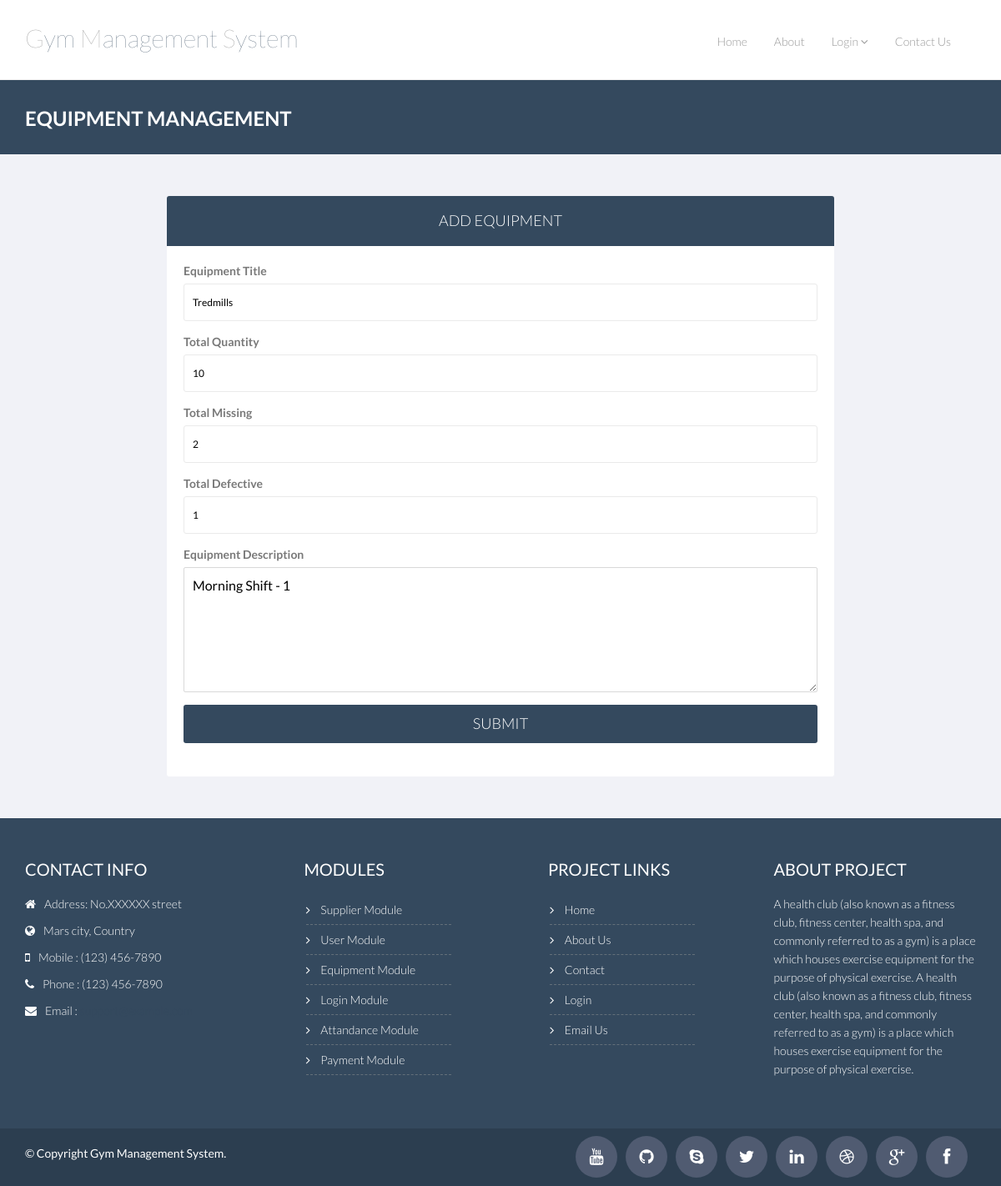
The page /gym_management_system/equipment.php?equipment_id=2 on the database its author committed.
### tables this page shows
CREATE TABLE `equipment` (
  `equipment_id` int(11) NOT NULL,
  `equipment_title` varchar(255) NOT NULL,
  `equipment_quantity` varchar(255) NOT NULL,
  `equipment_missing` varchar(255) NOT NULL,
  `equipment_defective` varchar(255) NOT NULL,
  `equipment_description` varchar(255) NOT NULL
);

### gym_management_system/equipment.php (the view, shortened to what this page needs)
<?php
	include_once("includes/header.php");
	if($_REQUEST[equipment_id])
	{
		$SQL="SELECT * FROM `equipment` WHERE equipment_id = $_REQUEST[equipment_id]";
		$rs=mysqli_query($con,$SQL) or die(mysqli_error());
		$data=mysqli_fetch_assoc($rs);
	}
?>
    <div class="breadcrumbs">
        <div class="container">
            <div class="row">
                <div class="col-lg-4 col-sm-4">
                    <h1>Equipment Management</h1>
                </div>
            </div>
        </div>
    </div>
    <div class="registration-bg">
        <div class="container">
            <form action="lib/equipment.php" class="form-signin wow fadeInUp" action="" style="max-width:800px">
                <h2 class="form-signin-heading">Add Equipment</h2>
                <div class="login-wrap">
                    <div class="form-group">
						<label for="pwd">Equipment Title</label>
						<input type="text" class="form-control" placeholder="Equipment Title" autofocus="" name="equipment_title" id="equipment_title" value="<?=$data[equipment_title]?>">
				    </div>
				    <div class="form-group">
						<label for="pwd">Total Quantity</label>
						<input type="text" class="form-control" placeholder="Total Quantity" autofocus="" name="equipment_quantity" id="equipment_quantity" value="<?=$data[equipment_quantity]?>">
				    </div>
				    <div class="form-group">
						<label for="pwd">Total Missing</label>
						<input type="text" class="form-control" placeholder="Total Missing" autofocus="" name="equipment_missing" id="equipment_missing" value="<?=$data[equipment_missing]?>">
				    </div>
					<div class="form-group">
						<label for="pwd">Total Defective</label>
						<input type="text" class="form-control" placeholder="Total Defective" autofocus="" name="equipment_defective" id="equipment_defective" value="<?=$data[equipment_defective]?>">
				    </div>
				     <div class="form-group">
						<label for="pwd">Equipment Description</label>
						<textarea class="form-control" rows="8" style="height:150px;" name="equipment_description" ><?=$data[equipment_description]?></textarea>
				    </div>
                    <button class="btn btn-lg btn-login btn-block" type="submit">Submit</button>
                </div>
            </form>
        </div>
     </div>
<?php include_once("includes/footer.php"); ?>

### gym_management_system/css/theme.css (style rules this page uses)
body { padding-top: 70px; padding-bottom: 30px; }

### gym_management_system/css/component.css (style rules this page uses)
body { position: relative; }

### gym_management_system/css/style.css (style rules this page uses)
body { color: #797979; font-family: 'Lato', sans-serif; padding: 0px !important; margin: 0px !important; font-size: 14px; }
h1, h2, h3, h4, h5, h6 { font-family: 'Lato', sans-serif; }
.breadcrumbs { background: #34495e; color: #fff; padding: 30px 0; margin-bottom: 40px; }
.breadcrumbs h1 { font-size: 24px; font-weight: 600; margin: 3px 0 0; text-transform: uppercase; }
.registration-bg { margin-top: -40px; background-color: #f1f2f7; }
.form-control { border: 1px solid #d9d9d9; border-radius: 2px; color:#000000; }
.btn-lg { border-radius: 1px; -webkit-border-radius: 1px; -moz-border-radius: 1px; }
.form-signin { max-width: 600px; margin: 50px auto 50px; background: #fff; border-radius: 3px; -moz-border-radius: 3px; -webkit-border-radius: 3px; }
.form-signin h2.form-signin-heading { margin: 0; padding: 20px 15px; text-align: center; background: #34495e; border-radius: 3px 3px 0 0; -moz-border-radius: 3px 3px 0 0; -webkit-border-radius: 3px 3px 0 0; color: #fff; font-size: 18px; text-transform: uppercase; font-weight: 300; }
.form-signin .form-control { position: relative; font-size: 16px; height: 45px; padding: 10px; -webkit-box-sizing: border-box; -moz-box-sizing: border-box; box-sizing: border-box; }
.form-signin input[type="text"], .form-signin input[type="password"] { margin-bottom: 15px; border-radius: 3px; -webkit-border-radius: 3px; -moz-border-radius: 3px; border: 1px solid #eaeaea; box-shadow: none; font-size: 12px; }
.form-signin .btn-login { background: #34495e; color: #fff; text-transform: uppercase; font-weight: 300; margin-bottom: 20px; border-radius: 3px; -webkit-border-radius: 3px; -moz-border-radius: 3px; -webkit-transition: all .3s ease; -moz-transition: all .3s ease; -ms-transition: all .3s ease; -o-transition: all .3s ease; transition: all .3s ease; }
.login-wrap { padding: 20px; -webkit-border-radius: 3px; -moz-border-radius: 3px; border-radius: 3px; }
.btn { border-radius: 4px; -webkit-border-radius: 4px; -moz-border-radius: 4px; }
.btn { font-weight: 500; -webkit-border-radius: 3px; -moz-border-radius: 3px; border-radius: 3px; border: 1px solid transparent; }

### rows shown on the page
equipment: equipment_title "Tredmills", equipment_quantity "10", equipment_missing "2", equipment_defective "1", equipment_description "Morning Shift - 1"
